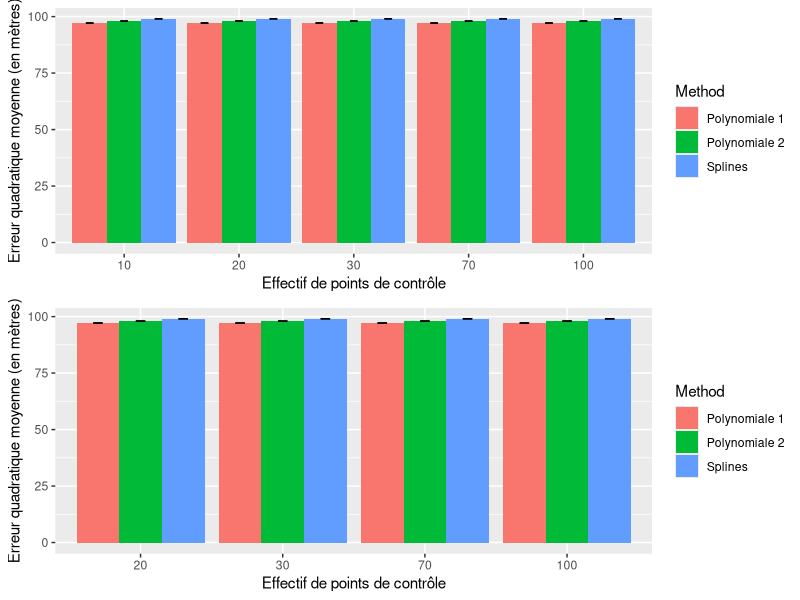

The R source for this figure:
## Importer les librairies nécessaires
library(splines) ## package pour obtenir les fonctions splines
library(ggplot2) ## package pour réaliser des sorties graphiques
library(gridExtra) ## package pour travailler avec des graphiques sous forme de grilles

# Choisir le working directory
# setwd("D:/Utilisateur/Données/Points")




####### Etape 1: Géoréférencer et prédire de nouvelles coordonnées ######

## Importer la table de points

A = read.table("pts_controle_lambert.txt", header = TRUE) # Aoter les points de controle à l'obet A

# Identifier et stocker les vecteurs d'intérêt
X_ref = A$Xref
X_ini = A$Xinit
Y_ref = A$Yref
Y_ini = A$Yinit

## Predire la coordonnée X à partir des coordonnées cible et référence
# Déclarer les données de calibration et de prédiction
calibX = data.frame(X_ini,X_ref)
testX = data.frame(X_ini)
predX = data.frame("X_ini" = testX$X_ini)              ## Identifier le vecteur à prédire

# Pour la méthode polynomiale d'ordre 1
myFitP1X <- lm(X_ref ~ poly(X_ini,1), calibX)            ## Calibrer la fonction de régression (polynome d'ordre 1 ici)
P_X_p1 = predict(myFitP1X, predX, type = "response")        ## Prédire les coordonnées initiales avec l'équation polynomiale calibrée 

# Pour la méthode polynomiale d'ordre 2
myFitP2X <- lm(X_ref ~ poly(X_ini,2), calibX)            ## Calibrer la fonction de régression (polynome d'ordre 2 ici)
P_X_p2 = predict(myFitP2X, predX, type = "response")        ## Prédire les coordonnées initiales avec l'équation polynomiale calibrée 

# Pour la méthode spline
myFitSpX <- lm(X_ref ~ ns(X_ini, df = 7),data = calibX)## Calibrer la fonction de régression (splines ici) 
P_X_sp = predict(myFitSpX,predX, type = "response")    ## Prédire les coordonnées initiales avec l'équation des splines cubiques -- voir ?predict()



## Predire la coordonnée Y ##

# Déclarer les données de calibration et de prédiction
calibY = data.frame(Y_ini,Y_ref)
testY = data.frame(Y_ini)
predY = data.frame("Y_ini" = testY$Y_ini)

# Pour un polynome d'ordre 1
myFitP1Y <- lm(Y_ref ~ poly(Y_ini,1), calibY)
P_Y_p1 = predict(myFitP1Y, predY, type = "response")

# Pour un polynome d'ordre 2
myFitP2Y <- lm(Y_ref ~ poly(Y_ini,2), calibY)
P_Y_p2 = predict(myFitP2Y, predY, type = "response")


# Pour la méthode spline
myFitSpY <- lm(Y_ref ~ ns(Y_ini, df = 7),data = calibY)
P_Y_sp = predict(myFitSpY,predY, type = "response")

####### Etape 2: Apprendre à mesurer les écarts entre les coordonnées transformés (prédites) et les coordonnées de référence #######

## Calculer l'erreur quadratique planimétrique
resPol1_XY = sqrt(((P_X_p1-X_ref)^2)+((P_Y_p1-Y_ref)^2))          ## Pour la prédiction avec le polynome d'ordre 1

resPol2_XY = sqrt(((P_X_p2-X_ref)^2)+((P_Y_p2-Y_ref)^2))          ## Pour la prédiction avec le polynome d'ordre 2

resSp_XY = sqrt(((P_X_sp-X_ref)^2)+((P_Y_sp-Y_ref)^2))     ## Pour la prédiction avec les splines cubiques

## Calculer l'erreur moyenne quadratique planimétrique
mean(resPol1_XY)
mean(resPol2_XY)
mean(resSp_XY)
# methode splines cubiques produit une erreur moins importante de 5 pts


####### Etape 3 : Apprendre à évaluer la transformation géométrique avec la méthode de validation croisée ######

## Déclarer des listes vides
resPol1_XY = list()  # pour les résultats polynomiaux d'ordre 1
resPol2_XY = list()  # pour les résultats polynomiaux d'ordre 1
resSp_XY = list()   # pour les résultats des splines cubiques


t = length(X_ref)
for (n in 1:t){
  #########################################################
  ### Formater les jeux de données de calibration et de prédiction
  dX = data.frame(X_ref,X_ini)
  dY = data.frame(Y_ref,Y_ini)
  ## Pour les coordonnées X
  calibX = dX[-n,]
  testX = dX[n,]
  ## Pour les coordonnées Y
  calibY = dY[-n,]
  testY = dY[n,]
  
  ########################################################
  ### Prédire les coordonnées à l'aide des modèles de transformation
  
  ## Predire la coordonnée X
  # Pour un polynome d'ordre 1
  myFitP1X <- lm(X_ref ~ poly(X_ini,1), calibX)            
  predX = data.frame("X_ini" = testX$X_ini)
  P_X_p1 = predict(myFitP1X, predX, type = "response")
  
  # Pour la méthode polynomiale d'ordre 2
  myFitP2X <- lm(X_ref ~ poly(X_ini,2), calibX)           
  P_X_p2 = predict(myFitP2X, predX, type = "response")        
  
  # Pour la méthode spline
  myFitSpX <- lm(X_ref ~ ns(X_ini, df = 7),data = calibX)
  P_X_sp = predict(myFitSpX,predX, type = "response")
  
  ## Predire la coordonnée Y
  # Pour un polynome d'ordre 1
  myFitP1Y <- lm(Y_ref ~ poly(Y_ini,1), calibY)
  predY = data.frame("Y_ini" = testY$Y_ini)
  P_Y_p1 = predict(myFitP1Y, predY, type = "response")
  
  # Pour un polynome d'ordre 2
  myFitP2Y <- lm(Y_ref ~ poly(Y_ini,2), calibY)
  P_Y_p2 = predict(myFitP2Y, predY, type = "response")
  
  # Pour la méthode spline
  myFitSpY <- lm(Y_ref ~ ns(Y_ini, df = 7),data = calibY)
  P_Y_sp = predict(myFitSpY,predY, type = "response")
  
  #######################################################
  ### Calculer l'erreur et stocker les résultats
  resPol1_XY[[n]] = sqrt(((P_X_p1-testX$X_ref)^2)+((P_Y_p1-testY$Y_ref)^2))  
  resPol2_XY[[n]] = sqrt(((P_X_p2-testX$X_ref)^2)+((P_Y_p2-testY$Y_ref)^2))    
  resSp_XY[[n]] = sqrt(((P_X_sp-testX$X_ref)^2)+((P_Y_sp-testY$Y_ref)^2))
}

P_Pol1_XY = do.call(rbind,resPol1_XY)
mean(P_Pol1_XY)    ## Permet de calculer la moyenne des erreurs quadratiques pour la méthode polynomiale 1
sd(P_Pol1_XY)      ## Permet de calculer l'écart type des erreurs quadratiques pour la méthode polynomiale 1

P_Pol2_XY = do.call(rbind,resPol2_XY)
mean(P_Pol2_XY)    ## la moyenne des erreurs quadratiques pour la méthode polynomiale 2
sd(P_Pol2_XY)      ## calculer l'écart type des erreurs quadratiques pour la méthode polynomiale

P_Sp_XY = do.call(rbind,resSp_XY)
mean(P_Sp_XY)     ## Même chose pour les splines cubiques
sd(P_Sp_XY)       ## Même chose pour les splines cubiques

mean_error = data.frame(c(mean(P_Pol1_XY), sd(P_Pol1_XY)), c(mean(P_Pol2_XY), sd(P_Pol2_XY)), c(mean(P_Sp_XY), sd(P_Sp_XY)))


####### Etape 4 : Apprendre à faire varier l’effectif des points de controle #########

### Déclarer des listes vides pour accueillir les résultats finaux
list_Pol1_XY = list()
list_Pol2_XY = list()
list_Sp_XY = list()

#resume = as.data.frame(matrix(ncol = 4, nrow = 5))


# tirage de 100 #

for (i in 1:100){
  
  ## Séléctionner aléatoirement un nombre de points
  t = 100                      ### ajuster l'effectif à tester (10, 20 30 70 ou 100)
  id = sample(1:nrow(A),t)      ### la fonction sample() permet de sélectionner aléatoirement N nombre parmi une taille de vecteurs
  B = A[id,]
  
  ## Identifier et stocker les vecteurs d'intérêt
  X_ref = B$Xref
  X_ini = B$Xinit
  Y_ref = B$Yref
  Y_ini = B$Yinit
  
  ## Visualiser les points retenus
  #plot(X_ref,Y_ref)
  
  ########################################################
  ### Déclarer des vecteurs vides pour accueillir les résultats
  resPol1_XY = list() 
  resPol2_XY = list()  
  resSp_XY = list()  
  
  for (n in 1:t){
    #########################################################
    ### Formater les jeux de données de calibration et de prédiction
    dX = data.frame(X_ref,X_ini)
    dY = data.frame(Y_ref,Y_ini)
    ## Pour les coordonnées X
    calibX = dX[-n,]
    testX = dX[n,]
    ## Pour les coordonnées Y
    calibY = dY[-n,]
    testY = dY[n,]
    
    ########################################################
    ### Prédire les coordonnées à l'aide des modèles de transformation
    
    ## Predire la coordonnée X
    # Pour un polynome d'ordre 1
    myFitP1X <- lm(X_ref ~ poly(X_ini,1), calibX)            
    predX = data.frame("X_ini" = testX$X_ini)
    P_X_p1 = predict(myFitP1X, predX, type = "response")
    
    # Pour la méthode polynomiale d'ordre 2
    myFitP2X <- lm(X_ref ~ poly(X_ini,2), calibX)           
    P_X_p2 = predict(myFitP2X, predX, type = "response")        
    
    # Pour la méthode splines
    myFitSpX <- lm(X_ref ~ ns(X_ini, df = 3),data = calibX)
    P_X_sp = predict(myFitSpX,predX, type = "response")
    
    ## Predire la coordonnée Y
    # Pour un polynome d'ordre 1
    myFitP1Y <- lm(Y_ref ~ poly(Y_ini,1), calibY)
    predY = data.frame("Y_ini" = testY$Y_ini)
    P_Y_p1 = predict(myFitP1Y, predY, type = "response")
    
    # Pour un polynome d'ordre 2
    myFitP2Y <- lm(Y_ref ~ poly(Y_ini,2), calibY)
    P_Y_p2 = predict(myFitP2Y, predY, type = "response")
    
    
    # Pour la méthode spline
    myFitSpY <- lm(Y_ref ~ ns(Y_ini, df = 3),data = calibY)
    P_Y_sp = predict(myFitSpY,predY, type = "response")
    
    #######################################################
    ### Calculer l'erreur et stocker les résultats
    resPol1_XY[[n]] = sqrt(((P_X_p1-testX$X_ref)^2)+((P_Y_p1-testY$Y_ref)^2))  
    resPol2_XY[[n]] = sqrt(((P_X_p2-testX$X_ref)^2)+((P_Y_p2-testY$Y_ref)^2))    
    resSp_XY[[n]] = sqrt(((P_X_sp-testX$X_ref)^2)+((P_Y_sp-testY$Y_ref)^2))
  }
  
  erreur_Pol1_XY = as.matrix(do.call(rbind,resPol1_XY))
  erreur_Pol2_XY = as.matrix(do.call(rbind,resPol2_XY))
  erreur_Sp_XY = as.matrix(do.call(rbind,resSp_XY))
  
  list_Pol1_XY[[i]] = mean(erreur_Pol1_XY)
  list_Pol2_XY[[i]] = mean(erreur_Pol2_XY)
  list_Sp_XY[[i]] = mean(erreur_Sp_XY)
}

# Lancer ces lignes pour chaque effectif
err_pol1 = mean(do.call(rbind,list_Pol1_XY))
sd_pol1 = sd(do.call(rbind,list_Pol1_XY))

err_pol2 = mean(do.call(rbind,list_Pol2_XY))
sd_pol2 = sd(do.call(rbind,list_Pol2_XY))

err_sp = mean(do.call(rbind,list_Sp_XY))
sd_sp = sd(do.call(rbind,list_Sp_XY))

# lancer ces lignes en fonction de l'effectif

data_mean = rbind(c(err_pol1, err_pol2, err_sp)) # eff 10
data_sd = rbind(c(sd_pol1, sd_pol2, sd_sp)) # eff 10

data_mean = rbind(data_mean, (c(err_pol1, err_pol2, err_sp))) # eff 20
data_sd = rbind(data_sd, (c(sd_pol1, sd_pol2, sd_sp))) # eff 20

data_mean = rbind(data_mean, (c(err_pol1, err_pol2, err_sp))) # eff 30
data_sd = rbind(data_sd, (c(sd_pol1, sd_pol2, sd_sp))) # eff 30

data_mean = rbind(data_mean, (c(err_pol1, err_pol2, err_sp))) # eff 70
data_sd = rbind(data_sd, (c(sd_pol1, sd_pol2, sd_sp))) # eff 70

data_mean = rbind(data_mean, (c(err_pol1, err_pol2, err_sp))) # eff 100
data_sd = rbind(data_sd, (c(sd_pol1, sd_pol2, sd_sp))) # eff 100

data_mean = as.data.frame(data_mean)
data_sd = as.data.frame(data_sd)


# changer le nom des colonnes et lignes
rownames(data_mean)= c("eff10","eff20","eff30","eff70","eff100")
rownames(data_sd)= c("eff10","eff20","eff30","eff70","eff100")
colnames(data_mean)= c("err_pol1","err_pol2", "err_sp")
colnames(data_sd)= c("sd_pol1","sd_pol2","sd_sp")

write.csv(data_mean, "data_mean.csv") # stocker les resltats d'erreur
write.csv(data_sd, "data_sd.csv") # stocker les résultats ecart-type


### Représenter les résultats statistiques
## Reporter les résultats pour la méthode polynomiale

M_Pol1_XY = data_mean$err_pol1  ## résultats d'erreur moyenne pour la méthode polynomiale de degré 1, dans l'ordre pour l'effectif 10, 20, ...

S_Pol1_XY = data_sd$sd_pol1 ## résultats d'écart-type pour la méthode polynomiale de degré 1,, dans l'ordre pour l'effectif 10, 20, ...

M_Pol2_XY = data_mean$err_pol2 ## résultats d'erreur moyenne pour la méthode polynomiale de degré 2, dans l'ordre pour l'effectif 10, 20, ...

S_Pol2_XY = data_sd$sd_pol2 ## résultats d'écart-type pour la méthode polynomiale de degré 2, dans l'ordre pour l'effectif 10, 20, ...

## Reporter les résultats pour la méthode Spline
M_Sp_XY = data_mean$err_sp ## résultats d'erreur moyenne pour la méthode splines, dans l'ordre pour l'effectif 10, 20, ..

S_Sp_XY = data_sd$sd_sp ## résultats d'écart-type pour la méthode splines, dans l'ordre pour l'effectif 10, 20, ...

## Assembler les données pour créer une table manipulable dans ggplot
M = data.frame(c(M_Pol1_XY,M_Pol2_XY,M_Sp_XY),c(S_Pol1_XY,S_Pol2_XY,S_Sp_XY),c(10,20,30,70,100,10,20,30,70,100,10,20,30,70,100),c(rep("Polynomiale 1",5),rep("Polynomiale 2",5),rep("Splines",5)))
colnames(M) = c("Mean","Sd","Number","Method")

## Réaliser un graphique en barre avec une barre d'erreur
p1 = ggplot(M,aes(as.factor(Number),Mean, fill = Method))+geom_bar(stat="identity",position=position_dodge())+
  geom_errorbar(aes(ymin=Mean-Sd, ymax=Mean+Sd),width=.2,
                position=position_dodge(.9))+
  xlab("Effectif de points de contrôle") + ylab("Erreur quadratique moyenne (en mètres)")

## La même chose mais en retirant la premier effectif pour rendre le graphique plus visualisable
p2 = ggplot(M[c(2:5,7:10,12:15),],aes(as.factor(Number),Mean, fill = Method))+geom_bar(stat="identity",position=position_dodge())+
  geom_errorbar(aes(ymin=Mean-Sd, ymax=Mean+Sd),width=.2,
                position=position_dodge(.9))+
  xlab("Effectif de points de contrôle") + ylab("Erreur quadratique moyenne (en mètres)")

p3 = grid.arrange(p1,p2) # afficher les résultats côte à côte

